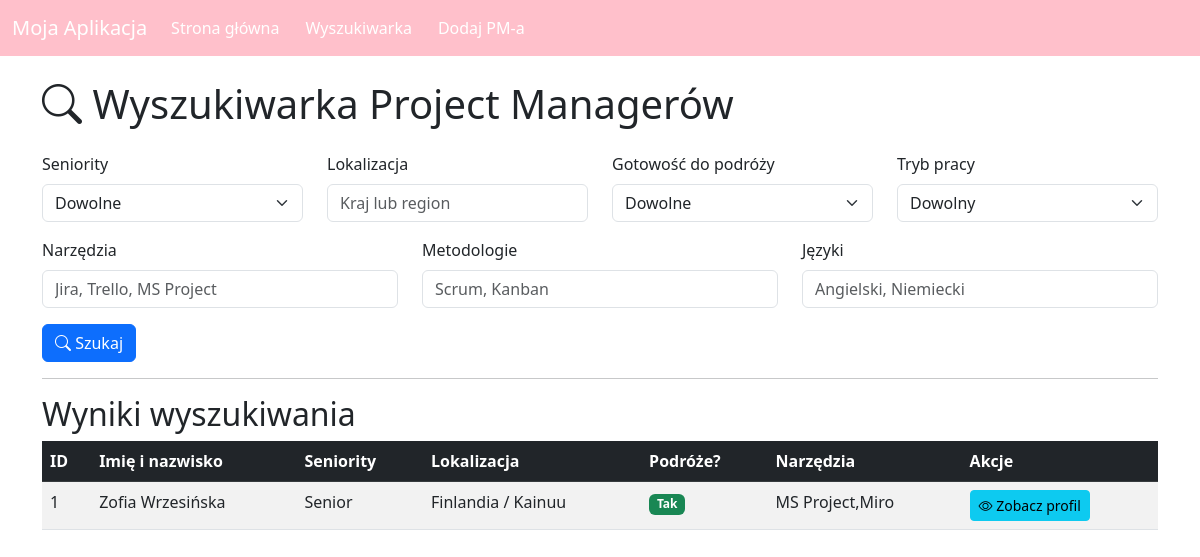
Before: /search with the older database file.
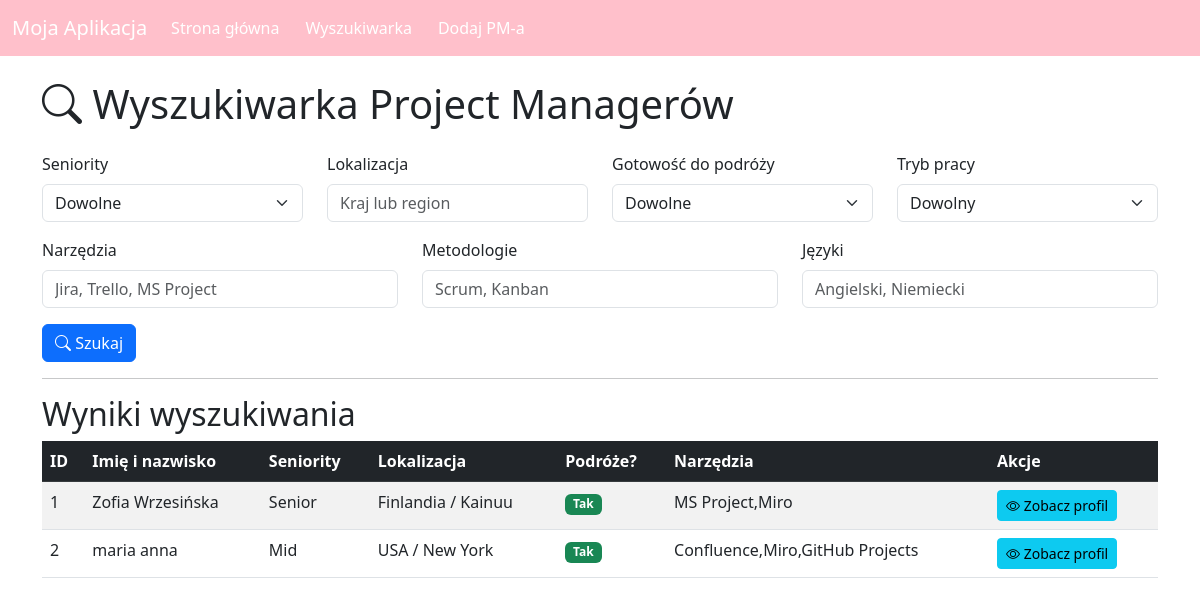
After: the same page with the newer database file.
### tables this page shows
CREATE TABLE project_managers (
  id INTEGER PRIMARY KEY AUTOINCREMENT,
  name TEXT,
  surname TEXT,
  experience_pm INTEGER,
  experience_pm_it INTEGER,
  continent TEXT,
  country TEXT,
  region TEXT,
  travel_ready INTEGER,          -- 0/1
  level_seniority TEXT,
  field_of_study TEXT,
  technical_ed TEXT,             -- np. 'tak' / 'nie'
  language_levels TEXT,          -- łączne info o językach i poziomach
  methodologies TEXT,            -- np. 'Scrum,Kanban'
  tools TEXT,                    -- np. 'Jira,Confluence'
  certificates TEXT,
  additional_info TEXT,
  stacjonarnie INTEGER,          -- 0/1 - "Możliwość pracy wyłącznie stacjonarnie"
  remote_on_site TEXT            -- "Remote"/"On-site"/"Hybrid"
);

### app.py (the view)
@app.route('/search', methods=['GET'])
def search():
    location = request.args.get('location', '').strip()
    level_seniority = request.args.get('level_seniority', '').strip()
    travel_ready = request.args.get('travel_ready', '').strip()
    remote_on_site = request.args.get('remote_on_site', '').strip()
    tools = request.args.get('tools', '').strip()
    methodologies = request.args.get('methodologies', '').strip()
    languages = request.args.get('languages', '').strip()
    query = 'SELECT * FROM project_managers WHERE 1=1'
    params = []
    if location:
        query += ' AND (country LIKE ? OR region LIKE ?)'
        params.extend([f'%{location}%', f'%{location}%'])
    if level_seniority:
        query += ' AND level_seniority = ?'
        params.append(level_seniority)
    if travel_ready:
        query += ' AND travel_ready = ?'
        params.append(travel_ready)
    if remote_on_site:
        query += ' AND remote_on_site = ?'
        params.append(remote_on_site)
    if tools:
        query += ' AND tools LIKE ?'
        params.append(f'%{tools}%')
    if methodologies:
        query += ' AND methodologies LIKE ?'
        params.append(f'%{methodologies}%')
    if languages:
        query += ' AND languages LIKE ?'
        params.append(f'%{languages}%')
    conn = sqlite3.connect('database.db')
    conn.row_factory = sqlite3.Row
    c = conn.cursor()
    c.execute(query, params)
    results = c.fetchall()
    conn.close()
    return render_template('search.html', results=results)

### templates/search.html (shortened to what this page needs)
{% extends "base.html" %}
{% block content %}
<h1 class="mb-4">
  <i class="bi bi-search"></i> Wyszukiwarka Project Managerów
</h1>
<form method="GET" action="/search">
  <div class="row">
    <div class="col-md-3">
      <label for="level_seniority" class="form-label">Seniority</label>
      <select class="form-select" id="level_seniority" name="level_seniority">
        <option value="">Dowolne</option>
      </select>
    </div>
    <div class="col-md-3">
      <label for="location" class="form-label">Lokalizacja</label>
      <input type="text" class="form-control" id="location" name="location" placeholder="Kraj lub region">
    </div>
    <div class="col-md-3">
      <label class="form-label">Gotowość do podróży</label>
      <select class="form-select" name="travel_ready">
        <option value="">Dowolne</option>
      </select>
    </div>
    <div class="col-md-3">
      <label class="form-label">Tryb pracy</label>
      <select class="form-select" name="remote_on_site">
        <option value="">Dowolny</option>
      </select>
    </div>
  </div>
  <div class="row mt-3">
    <div class="col-md-4">
      <label for="tools" class="form-label">Narzędzia</label>
      <input type="text" class="form-control" id="tools" name="tools" placeholder="Jira, Trello, MS Project">
    </div>
    <div class="col-md-4">
      <label for="methodologies" class="form-label">Metodologie</label>
      <input type="text" class="form-control" id="methodologies" name="methodologies" placeholder="Scrum, Kanban">
    </div>
    <div class="col-md-4">
      <label for="languages" class="form-label">Języki</label>
      <input type="text" class="form-control" id="languages" name="languages" placeholder="Angielski, Niemiecki">
    </div>
  </div>
  <button type="submit" class="btn btn-primary mt-3">
    <i class="bi bi-search"></i> Szukaj
  </button>
</form>
<hr>
<h2>Wyniki wyszukiwania</h2>
<table class="table table-striped">
  <thead class="table-dark">
    <tr>
      <th>ID</th>
      <th>Imię i nazwisko</th>
      <th>Seniority</th>
      <th>Lokalizacja</th>
      <th>Podróże?</th>
      <th>Narzędzia</th>
      <th>Akcje</th>
    </tr>
  </thead>
  <tbody>
    {% for pm in results %}
    <tr>
      <td>{{ pm['id'] }}</td>
      <td>{{ pm['name'] }} {{ pm['surname'] }}</td>
      <td>{{ pm['level_seniority'] }}</td>
      <td>{{ pm['country'] }} / {{ pm['region'] }}</td>
      <td>
        {% if pm['travel_ready'] == 1 %}
          <span class="badge bg-success">Tak</span>
        {% else %}
          <span class="badge bg-danger">Nie</span>
        {% endif %}
      </td>
      <td>{{ pm['tools'] or '---' }}</td>
      <td>
        <a href="{{ url_for('pm_details', pm_id=pm['id']) }}" class="btn btn-sm btn-info">
          <i class="bi bi-eye"></i> Zobacz profil
        </a>
      </td>
    </tr>
    {% endfor %}
  </tbody>
</table>
{% endblock %}

### templates/base.html (shortened to what this page needs)
<!DOCTYPE html>
<html lang="en">
<head>
  <link rel="stylesheet" href="{{ url_for('static', filename='css/style.css') }}">
  <link href="https://cdn.jsdelivr.net/npm/bootstrap@5.3.0/dist/css/bootstrap.min.css" rel="stylesheet">
  <link rel="stylesheet" href="https://cdn.jsdelivr.net/npm/bootstrap-icons@1.10.5/font/bootstrap-icons.css">
</head>
<body>
<nav class="navbar navbar-expand-lg navbar-light">
    <div class="container-fluid">
      <a class="navbar-brand" href="/">Moja Aplikacja</a>
      <div class="collapse navbar-collapse" id="navbarNav">
        <ul class="navbar-nav">
          <li class="nav-item">
            <a class="nav-link" href="/">Strona główna</a>
          </li>
          <li class="nav-item">
            <a class="nav-link" href="/search">Wyszukiwarka</a>
          </li>
           <li class="nav-item">
    <a class="nav-link" href="{{ url_for('add_pm') }}">Dodaj PM-a</a>
           </li>
        </ul>
      </div>
    </div>
  </nav>
  <div class="container mt-4">
    {% block content %}{% endblock %}
  </div>
</body>
</html>

### static/css/style.css (style rules this page uses)
body { font-family: Arial, sans-serif; background-color: #f4f4f4; color: #333; }
nav { background-color: #007bff; color: red; padding: 10px; }
nav a { color: pink; text-decoration: none; margin-right: 10px; }
.navbar-light { background-color: #ffc0cb; }
.navbar-light .navbar-brand, .navbar-light .nav-link { color: #ffffff; }

Changed rows visible on the page:
added project_managers: id "2", name "maria", surname "anna", level_seniority "Mid", country "USA", region "New York", travel_ready "Tak", tools "Confluence,Miro,GitHub Projects"
